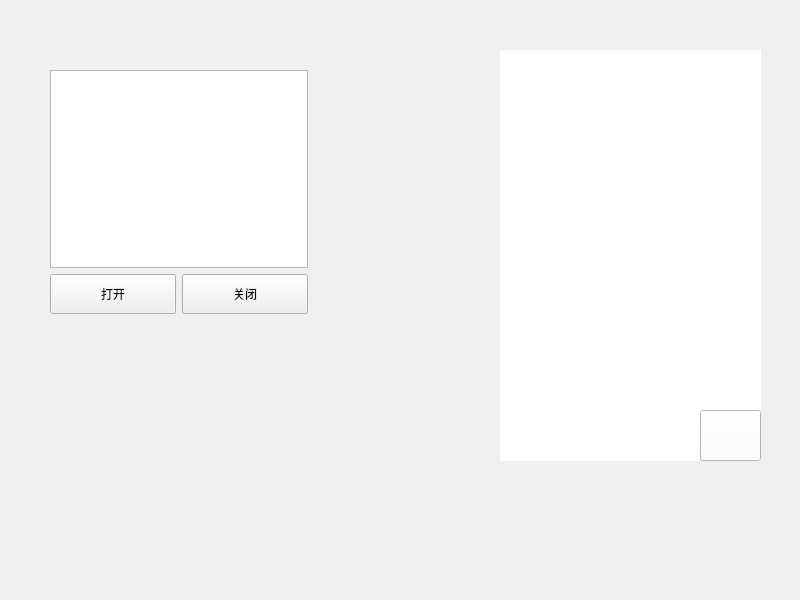
<?xml version="1.0" encoding="UTF-8"?>
<ui version="4.0">
 <class>Widget</class>
 <widget class="QWidget" name="Widget">
  <property name="geometry">
   <rect>
    <x>0</x>
    <y>0</y>
    <width>800</width>
    <height>600</height>
   </rect>
  </property>
  <property name="windowTitle">
   <string>Widget</string>
  </property>
  <widget class="QWidget" name="widget" native="true">
   <property name="geometry">
    <rect>
     <x>500</x>
     <y>50</y>
     <width>261</width>
     <height>411</height>
    </rect>
   </property>
   <property name="styleSheet">
    <string notr="true">QWidget{
background-color:white;
}</string>
   </property>
   <widget class="QPushButton" name="pushButton_3">
    <property name="geometry">
     <rect>
      <x>200</x>
      <y>360</y>
      <width>61</width>
      <height>51</height>
     </rect>
    </property>
    <property name="styleSheet">
     <string notr="true">QPushButton { border-image: url(:/icons/pan.png); }
QPushButton:pressed { border-image: url(:/icons/pan_pressed.png); }
</string>
    </property>
    <property name="text">
     <string/>
    </property>
   </widget>
  </widget>
  <widget class="QWidget" name="">
   <property name="geometry">
    <rect>
     <x>50</x>
     <y>70</y>
     <width>258</width>
     <height>244</height>
    </rect>
   </property>
   <layout class="QVBoxLayout" name="verticalLayout_2">
    <item>
     <widget class="QTextEdit" name="textEdit"/>
    </item>
    <item>
     <layout class="QVBoxLayout" name="verticalLayout">
      <item>
       <layout class="QHBoxLayout" name="horizontalLayout">
        <item>
         <widget class="QPushButton" name="pushButton">
          <property name="minimumSize">
           <size>
            <width>40</width>
            <height>40</height>
           </size>
          </property>
          <property name="text">
           <string>打开</string>
          </property>
         </widget>
        </item>
        <item>
         <widget class="QPushButton" name="pushButton_2">
          <property name="minimumSize">
           <size>
            <width>40</width>
            <height>40</height>
           </size>
          </property>
          <property name="text">
           <string>关闭</string>
          </property>
         </widget>
        </item>
       </layout>
      </item>
     </layout>
    </item>
   </layout>
  </widget>
 </widget>
 <resources/>
 <connections/>
</ui>
